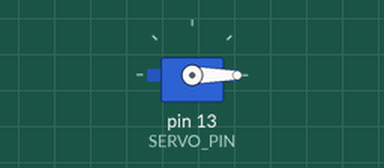
Simulated run of this sketch. Board: Arduino Uno, built with avr-gcc and run on an emulated ATmega328P. Shown: servo.

Above: at 0.15 s.
Timing chart, 0 to 40.0 s (numbered marks = the images above):
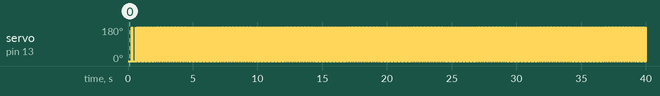

Measured:
- by itself, servo on pin 13 (SERVO_PIN): goes 180° 0.02 s, 0° 0.29 s, 1310 × (180° 0.02 s, 0° 0.02 s), 180° 0.02 s, then 0°

The sketch:

servo_14.11.ino
```cpp
#include <Servo.h>

const int BUTTON_PIN = 12;
const int SERVO_PIN  = 13;

int angle = 180;

Servo servo;

void setup()
{
  Serial.begin(9600);
  pinMode(BUTTON_PIN, INPUT_PULLUP);
  servo.attach(SERVO_PIN);
}

void loop()
{
  servo.write(0);
  delay(15);
  servo.write(180);
}
```
